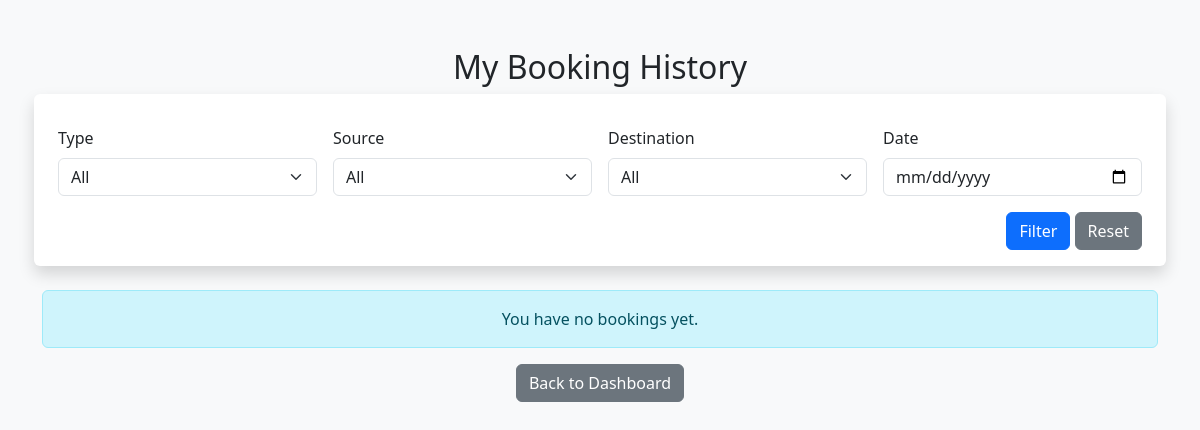
The app's page /booking_history (signed in), older data.
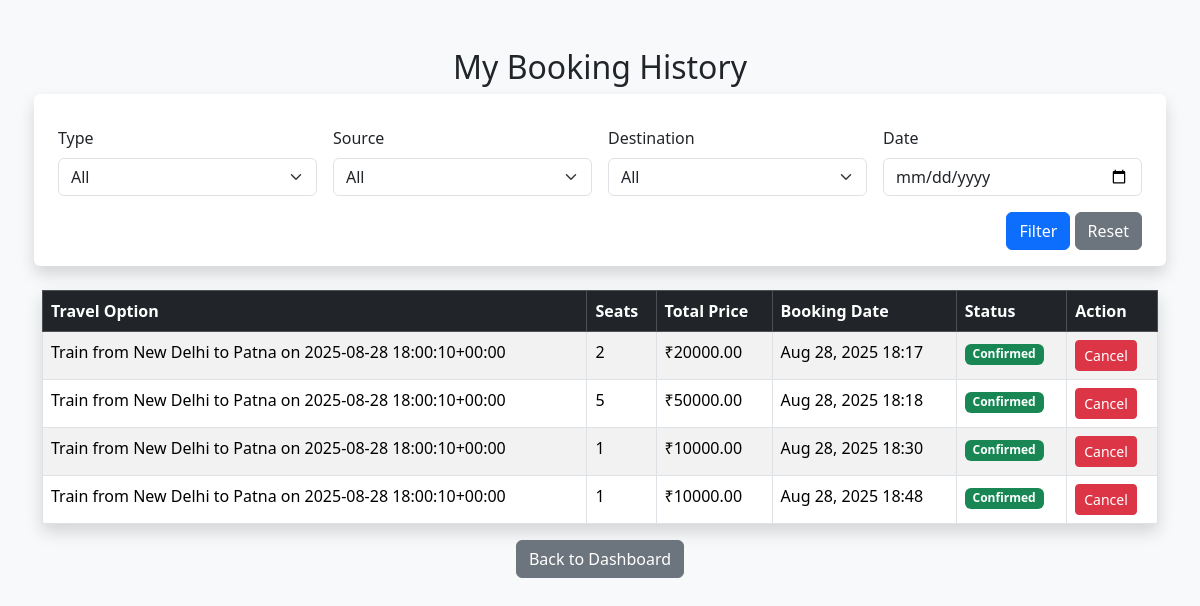
The same page, newer data.
### travelapp/models.py (models this page shows, shortened)
class Booking(models.Model):
    STATUS_CHOICES = [
        ("Confirmed", "Confirmed"),
        ("Cancelled", "Cancelled"),
    ]
    booking_id = models.AutoField(primary_key=True)
    user = models.ForeignKey(User, on_delete=models.CASCADE, related_name="bookings")
    travel_option = models.ForeignKey(TravelOption, on_delete=models.CASCADE, related_name="bookings")
    number_of_seats = models.PositiveIntegerField()
    total_price = models.DecimalField(max_digits=10, decimal_places=2,null=True)
    booking_date = models.DateTimeField(auto_now_add=True)
    status = models.CharField(max_length=10, choices=STATUS_CHOICES, default="Confirmed")

class TravelOption(models.Model):
    TRAVEL_TYPES = [
        ("flight", "Flight"),
        ("train", "Train"),
        ("bus", "Bus"),
    ]
    travel_id = models.AutoField(primary_key=True)
    type = models.CharField(max_length=10, choices=TRAVEL_TYPES)
    source = models.CharField(max_length=100)
    destination = models.CharField(max_length=100)
    date_time = models.DateTimeField()
    price = models.DecimalField(max_digits=10, decimal_places=2)
    available_seats = models.PositiveIntegerField()
    def __str__(self):
        return f"{self.get_type_display()} from {self.source} to {self.destination} on {self.date_time}"

### travelapp/views.py (the view)
# urls.py: path('booking_history',booking_history,name='booking_history'),
def booking_history(request):
    user = request.user
    travel_type = request.GET.get("type")
    source = request.GET.get("source")
    destination = request.GET.get("destination")
    travel_date = request.GET.get("date")
    bookings = Booking.objects.filter(user=user).select_related("travel_option")
    if travel_type:
        bookings = bookings.filter(travel_option__type=travel_type)
    if source:
        bookings = bookings.filter(travel_option__source__icontains=source)
    if destination:
        bookings = bookings.filter(travel_option__destination__icontains=destination)
    if travel_date:
        bookings = bookings.filter(travel_option__date_time__date=travel_date)
    travel_types = TravelOption.objects.values_list("type", flat=True).distinct()
    sources = TravelOption.objects.values_list("source", flat=True).distinct()
    destinations = TravelOption.objects.values_list("destination", flat=True).distinct()
    return render(request, "booking_history.html", {
        "bookings": bookings,
        "travel_types": travel_types,
        "sources": sources,
        "destinations": destinations,
        "selected_type": travel_type,
        "selected_source": source,
        "selected_destination": destination,
        "selected_date": travel_date,
    })

### travelapp/templates/booking_history.html (shortened to what this page needs)
{% load static %}
<!DOCTYPE html>
<html lang="en">
<head>
    <link href="https://cdn.jsdelivr.net/npm/bootstrap@5.3.3/dist/css/bootstrap.min.css" rel="stylesheet">
</head>
<body class="bg-light">
<div class="container mt-5">
    <h2 class="mb-4 text-center">My Booking History</h2>
    <form method="get" class="row g-3 mb-4 shadow p-3 bg-white rounded">
        <div class="col-md-3">
            <label class="form-label">Type</label>
            <select name="type" class="form-select">
                <option value="">All</option>
            </select>
        </div>
        <div class="col-md-3">
            <label class="form-label">Source</label>
            <select name="source" class="form-select">
                <option value="">All</option>
            </select>
        </div>
        <div class="col-md-3">
            <label class="form-label">Destination</label>
            <select name="destination" class="form-select">
                <option value="">All</option>
            </select>
        </div>
        <div class="col-md-3">
            <label class="form-label">Date</label>
            <input type="date" name="date" class="form-control" value="{{ selected_date|default:'' }}">
        </div>
        <div class="col-md-12 text-end">
            <button type="submit" class="btn btn-primary">Filter</button>
            <a href="{% url 'booking_history' %}" class="btn btn-secondary">Reset</a>
        </div>
    </form>
    {% if bookings %}
    <table class="table table-bordered table-striped shadow">
        <thead class="table-dark">
            <tr>
                <th>Travel Option</th>
                <th>Seats</th>
                <th>Total Price</th>
                <th>Booking Date</th>
                <th>Status</th>
                <th>Action</th>
            </tr>
        </thead>
        <tbody>
            {% for booking in bookings %}
            <tr>
                <td>{{ booking.travel_option }}</td>
                <td>{{ booking.number_of_seats }}</td>
                <td>₹{{ booking.total_price }}</td>
                <td>{{ booking.booking_date|date:"M d, Y H:i" }}</td>
                <td>
                    {% if booking.status == "Confirmed" %}
                        <span class="badge bg-success">Confirmed</span>
                    {% else %}
                        <span class="badge bg-danger">Cancelled</span>
                    {% endif %}
                </td>
                <td>
                    {% if booking.status == "Confirmed" %}
                        <a href="{% url 'cancel_booking' booking.booking_id %}" class="btn btn-sm btn-danger">Cancel</a>
                    {% else %}
                        <span class="text-muted">N/A</span>
                    {% endif %}
                </td>
            </tr>
            {% endfor %}
        </tbody>
    </table>
    {% else %}
        <div class="alert alert-info text-center">
            You have no bookings yet.
        </div>
    {% endif %}
    <div class="text-center mt-3">
        <a href="{% url 'dashboard' %}" class="btn btn-secondary">Back to Dashboard</a>
    </div>
</div>
</body>
</html>

Row changes from the older to the newer data that the page shows:
added Booking: travel_option "Train from New Delhi to Patna on 2025-08-28 18:00:10+00:00", number_of_seats "2", total_price "20000.00", booking_date "Aug 28, 2025 18:17", status "Confirmed"
added Booking: travel_option "Train from New Delhi to Patna on 2025-08-28 18:00:10+00:00", number_of_seats "5", total_price "50000.00", booking_date "Aug 28, 2025 18:18", status "Confirmed"
added Booking: travel_option "Train from New Delhi to Patna on 2025-08-28 18:00:10+00:00", number_of_seats "1", total_price "10000.00", booking_date "Aug 28, 2025 18:30", status "Confirmed"
added Booking: travel_option "Train from New Delhi to Patna on 2025-08-28 18:00:10+00:00", number_of_seats "1", total_price "10000.00", booking_date "Aug 28, 2025 18:48", status "Confirmed"
Text that changed along with them:
text no longer shown: "You have no bookings yet."
text now shown: "Travel Option Seats Total Price Booking Date Status Action"
